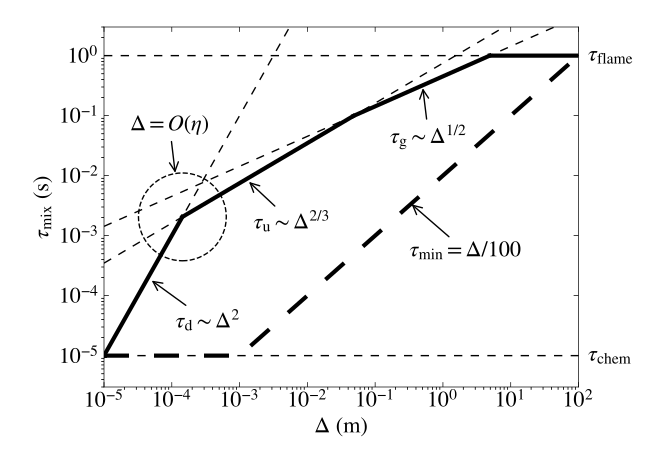

Reproduce this figure in Python.
import numpy as np
import matplotlib.pyplot as plt
from matplotlib.transforms import blended_transform_factory
import fdsplotlib

plot_style = fdsplotlib.get_plot_style("fds")

nu = 1e-5
g  = 9.8

dx = np.logspace(-5, 2, 100)
plot_x_min = 1e-5
plot_x_max = 1e2
plot_y_min = 3e-6
plot_y_max = 3

k_sgs = 1.5 * (dx / np.pi)**(2/3)
tau_d = dx**2 / nu
tau_u = 0.75 * dx**(2/3)
tau_g = np.sqrt(2 * dx / g)
tau_chem = 1e-5*np.ones(len(dx)) # see Fox, p. 153
tau_flame = 1*np.ones(len(dx)) # puts a limit on the time scale when the flame volume is less than the cell volume
tau_min = np.maximum(dx / 100, tau_chem)

fig = fdsplotlib.plot_to_fig(x_data=dx,y_data=tau_d, marker_style='k--',linewidth=1,
                             plot_type='loglog', x_min=plot_x_min, x_max=plot_x_max, y_min=plot_y_min, y_max=plot_y_max,
                             x_label=r'$\Delta$ (m)', y_label=r'$\tau_{\rm mix}$ (s)')

fdsplotlib.plot_to_fig(x_data=dx, y_data=tau_u,   marker_style='k--', figure_handle=fig)
fdsplotlib.plot_to_fig(x_data=dx, y_data=tau_g,   marker_style='k--', figure_handle=fig)
fdsplotlib.plot_to_fig(x_data=dx, y_data=tau_chem,   marker_style='k--', figure_handle=fig)
fdsplotlib.plot_to_fig(x_data=dx, y_data=tau_flame,   marker_style='k--', figure_handle=fig)
fdsplotlib.plot_to_fig(x_data=dx, y_data=tau_min, marker_style='k--', linewidth=3, figure_handle=fig)

# plot actual model segments
dx1 = np.min(dx)
dx2 = np.sqrt(nu * tau_chem[0])
tau1 = tau_chem
tau2 = tau_chem
fdsplotlib.plot_to_fig(x_data=[dx1, dx2], y_data=[tau1, tau2], marker_style='k-', linewidth=3, figure_handle=fig)

dx1 = np.sqrt(nu * tau_chem[0])
dx2 = (0.75 * nu)**(0.75)
tau1 = tau_chem[0]
tau2 = dx2**2 / nu
dx_eta = dx2
tau_eta = tau2
fdsplotlib.plot_to_fig(x_data=[dx1, dx2], y_data=[tau1, tau2], marker_style='k-', linewidth=3, figure_handle=fig)

dx1 = (0.75 * nu)**(0.75)
dx2 = ((4/3) * np.sqrt(2 / g))**6
tau1 = dx1**2 / nu
tau2 = np.sqrt(2 * dx2 / g)
fdsplotlib.plot_to_fig(x_data=[dx1, dx2], y_data=[tau1, tau2], marker_style='k-', linewidth=3, figure_handle=fig)

dx1 = ((4/3) * np.sqrt(2 / g))**6
dx2 = 0.5*g*tau_flame[0]**2
tau1 = np.sqrt(2 * dx1 / g)
tau2 = np.sqrt(2 * dx2 / g)
fdsplotlib.plot_to_fig(x_data=[dx1, dx2], y_data=[tau1, tau2], marker_style='k-', linewidth=3, figure_handle=fig)

dx1 = 0.5*g*tau_flame[0]**2
dx2 = 1.5e2
tau1 = tau_flame[0]
tau2 = tau_flame[-1]
fdsplotlib.plot_to_fig(x_data=[dx1, dx2], y_data=[tau1, tau2], marker_style='k-', linewidth=3, figure_handle=fig)

ax = fig.axes[0]

ax.annotate(r'$\tau_{\rm min} = \Delta/100$',
            xy=(.63,.55), xycoords='figure fraction',
            xytext=(0.63, 0.43), textcoords='figure fraction',
            arrowprops=dict(arrowstyle="->", color='black'),
            fontname=plot_style['Font_Name'], fontsize=plot_style['Label_Font_Size'])

ax.annotate(r'$\tau_{\rm g} \sim \Delta^{1/2}$',
            xy=(0.65, 0.81), xycoords='figure fraction',
            xytext=(0.60, 0.68), textcoords='figure fraction',
            arrowprops=dict(arrowstyle="->", color='black'),
            fontname=plot_style['Font_Name'], fontsize=plot_style['Label_Font_Size'])

ax.scatter([dx_eta], [tau_eta],
           s=4000,
           facecolors='none',
           edgecolors='black',
           linewidths=1.0,
           linestyle='--')

ax.annotate(r'$\Delta = O(\eta)$',
            xy=(0.27, 0.61), xycoords='figure fraction',
            xytext=(0.20, 0.71), textcoords='figure fraction',
            arrowprops=dict(arrowstyle="->", color='black'),
            fontname=plot_style['Font_Name'], fontsize=plot_style['Label_Font_Size'])

ax.annotate(r'$\tau_{\rm u} \sim \Delta^{2/3}$',
            xy=(0.38, 0.60), xycoords='figure fraction',
            xytext=(0.39, 0.49), textcoords='figure fraction',
            arrowprops=dict(arrowstyle="->", color='black'),
            fontname=plot_style['Font_Name'], fontsize=plot_style['Label_Font_Size'])

ax.annotate(r'$\tau_{\rm d} \sim \Delta^2$',
            xy=(0.23, 0.38), xycoords='figure fraction',
            xytext=(0.27, 0.27), textcoords='figure fraction',
            arrowprops=dict(arrowstyle="->", color='black'),
            fontname=plot_style['Font_Name'], fontsize=plot_style['Label_Font_Size'])

ax = fig.axes[0]
ax.set_position([0.16, 0.14, 0.73, 0.8])

trans = blended_transform_factory(ax.transAxes, ax.transData)

ax.text(1.02, tau_chem[0], r'$\tau_{\rm chem}$',
        transform=trans, clip_on=False,
        ha='left', va='center',
        fontname=plot_style['Font_Name'],
        fontsize=plot_style['Label_Font_Size'])

ax.text(1.02, tau_flame[0], r'$\tau_{\rm flame}$',
        transform=trans, clip_on=False,
        ha='left', va='center',
        fontname=plot_style['Font_Name'],
        fontsize=plot_style['Label_Font_Size'])

fig.savefig('reaction_time_scale.pdf', format='pdf')
